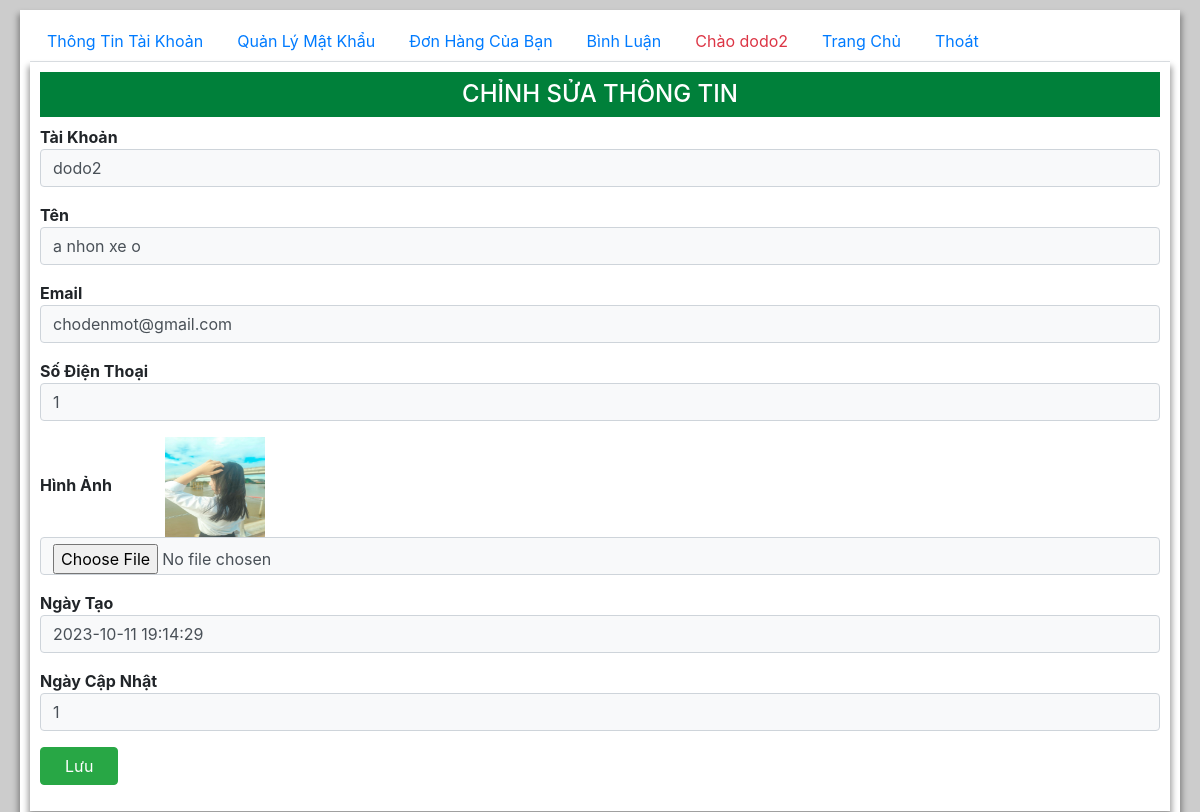
The page /user/info.php (signed in) on the database its author committed.
### tables this page shows
CREATE TABLE `usr` (
  `username` varchar(20) NOT NULL,
  `pass` varchar(255) NOT NULL,
  `name` varchar(50) NOT NULL,
  `img` varchar(255) NOT NULL,
  `email` varchar(255) NOT NULL,
  `role` int(11) NOT NULL COMMENT '0 là admin 1 là user',
  `create_at` datetime NOT NULL,
  `update_at` datetime NOT NULL,
  `deleted` int(11) NOT NULL COMMENT '0 là tồn tại 1 là đã xóa'
);

### user/info.php (the view, shortened to what this page needs)
<html>
<head>
   <link href='https://unpkg.com/boxicons@2.0.9/css/boxicons.min.css' rel='stylesheet'>
   <link rel="stylesheet" href="https://maxcdn.bootstrapcdn.com/bootstrap/4.4.1/css/bootstrap.min.css">
   <link rel="stylesheet" href="./main.css">
</head>
<body>
   <div class="container">
   <?php require_once "user-menu.php";?>
   <div class="tab-content">
      <div class="tab-pane active" id="">
      <?php
        require '../model/conn.php';
        $username=$_COOKIE['usr'];
        if($username!=""){
            $h2="CHỈNH SỬA THÔNG TIN";
            $stmt = $conn -> prepare("SELECT * FROM usr WHERE username = '$username'");
            $stmt->execute();
            $user = $stmt->fetch();
        }
      ?>
      <div class="container m-auto">
      <h2 class="py-2 text-center h4 "><?= $h2 ?></h2>
      <form action="" method="post" enctype="multipart/form-data">
            <div class="mb-3">
                <label for="">Tài Khoản</label>
                <input type="text" name="id" value="<?= $user[0]??"" ?>" disabled class="form-control bg-light" >
            </div>
            <div class="mb-3">
                <label for="">Tên</label>
                <input type="text" name="name" value="<?= $user[2]??"" ?>" required class="form-control bg-light" >
            </div>
            <div class="mb-3">
                <label for="">Email</label>
                <input type="text" name="email" value="<?= $user[4]??"" ?>" required class="form-control bg-light" >
            </div>
            <div class="mb-3">
                <label for="">Số Điện Thoại</label>
                <input type="text" name="phone" value="<?= $user[5]??"" ?>" required class="form-control bg-light" >
            </div>
            <div class="mb-3">
                <label for="img">Hình Ảnh</label>
                <img width="100px" height="100px" src="../uploads_user/<?= $user[3]??"" ?>" alt="">
                <input type="file" name="img" value="<?= $user[3]??"" ?>" class="form-control bg-light" >
            </div>
            <div class="mb-3">
                <label for="">Ngày Tạo</label>
                <input type="text" value="<?= $user[7]??"" ?>" disabled class="form-control bg-light" >
            </div>
            <div class="mb-3">
                <label for="">Ngày Cập Nhật</label>
                <input type="text" value="<?= $user[8]??"" ?>" disabled class="form-control bg-light" >
            </div>
            <button class="btn btn-success px-4" name="submit">Lưu</button>
      </form>
      </div>
      </div>
   </div>
   </div>
</body>
</html>

### user/user-menu.php (shortened to what this page needs)
<ul class="nav nav-tabs">
    <li class="nav-item">
        <a class="nav-link" data-toggle="tab" href="user.php?page=info">Thông Tin Tài Khoản</a>
    </li>
    <li class="nav-item">
        <a class="nav-link" data-toggle="tab" href="user.php?page=pass">Quản Lý Mật Khẩu</a>
    </li>
    <li class="nav-item">
        <a class="nav-link" data-toggle="tab" href="user.php?page=orders">Đơn Hàng Của Bạn</a>
    </li>
    <li class="nav-item">
        <a class="nav-link" data-toggle="tab" href="user.php?page=comment">Bình Luận</a>
    </li>
    <li class="nav-item">
        <a class="nav-link text-danger" href="#">Chào <?php echo $_COOKIE['usr']?></a>
    </li>
    <li class="nav-item">
        <a class="nav-link" href="../" target="public">Trang Chủ</a>
    </li>
    <li class="nav-item">
    <a class="nav-link" data-toggle="tab" href="../">Thoát </a>
    </li>
</ul>

### user/main.css (style rules this page uses)
body { width: 100%; min-height:100vh; background: #ccc; padding-left: 20px; padding-right: 20px; }
.container { margin: auto; margin-top: 10px; width: 100%; padding: 10px; overflow: hidden; background: #fff; box-shadow: 0 6px 6px 2px rgba(0, 0, 0, 0.372) ; }
.container h2 { background: rgb(0, 128, 58); color: #fff; }
label { min-width: 120px; font-weight: 700; margin: 0; }
button { border: 1px double #333; border-radius: 3px; outline: none; }
@media (min-width: 1200px) { .container, .container-lg, .container-md, .container-sm, .container-xl { max-width: 100%; } }
@media (min-width: 992px) { .container, .container-lg, .container-md, .container-sm { max-width: 100%; } }
@media (min-width: 768px) { .container, .container-md, .container-sm { max-width: 100%; } }
@media (min-width: 576px) { .container, .container-sm { max-width: 100%; } }

### rows shown on the page
usr: id "dodo2", name "a nhon xe o", email "chodenmot@gmail.com", phone "1", img (picture), update_at "2023-10-11 19:14:29", deleted "1"

### other values the page prints
$_COOKIE['usr'] "dodo2"
$h2 "CHỈNH SỬA THÔNG TIN"
